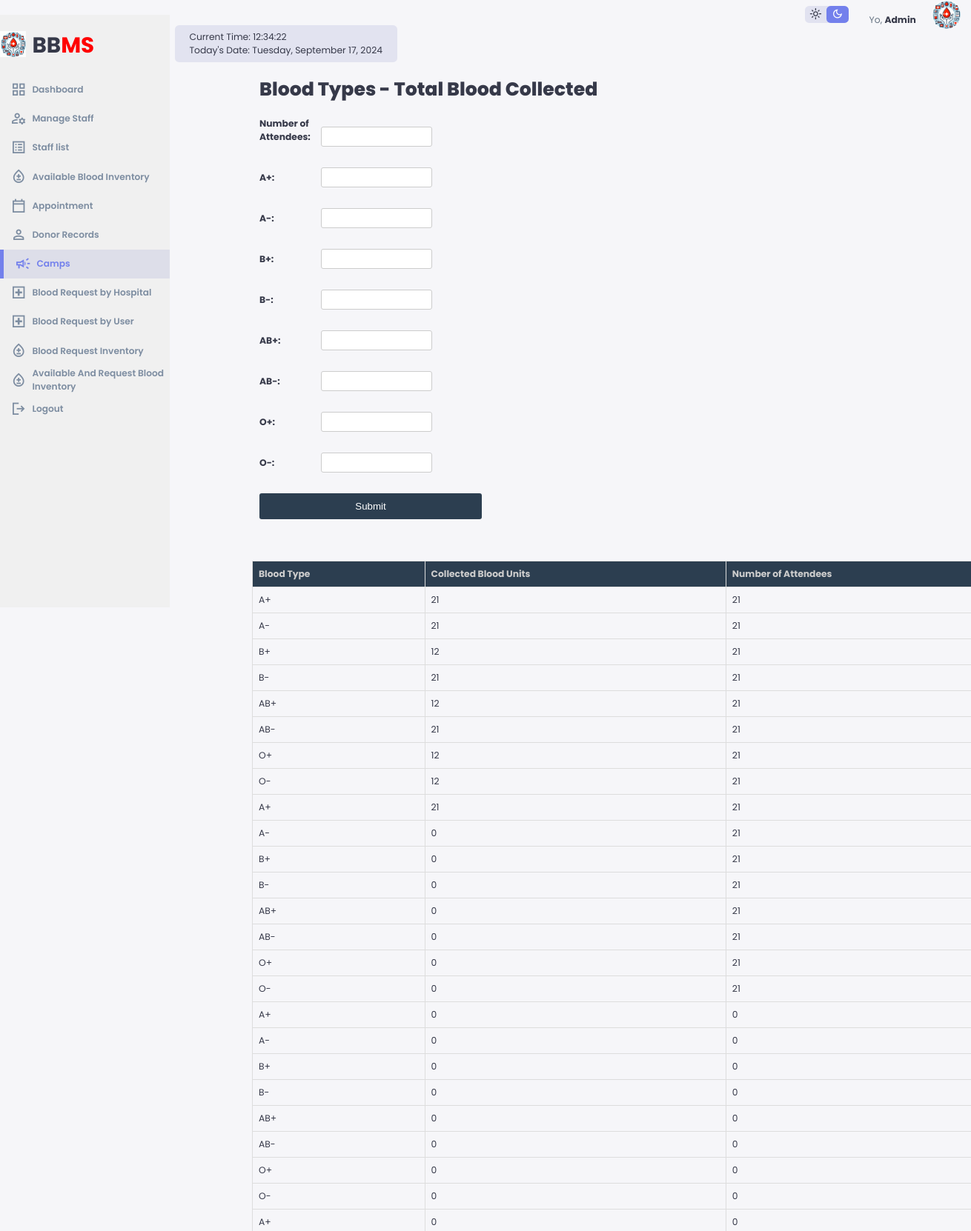
Page /Admin/camp/camp_detail.php (upper part) on the committed database.
### tables this page shows
CREATE TABLE `camp_inventory` (
  `id` int(11) NOT NULL,
  `camp_id` int(11) NOT NULL,
  `camp_name` varchar(255) NOT NULL,
  `blood_type` varchar(5) NOT NULL,
  `available_units` int(11) NOT NULL,
  `attendees` int(11) NOT NULL,
  `created_at` timestamp NOT NULL DEFAULT current_timestamp()
);

### Admin/camp/camp_detail.php (the view, shortened to what this page needs)
<!DOCTYPE html>
<html lang="en">
<head>
    <link rel="stylesheet" href="../style.css">
</head>
<body>
    <div class="container">
        <aside>
            <div class="top">
                <div class="logo">
                    <img src="../logo1.jpg" alt="person">
                    <h2>BB<span class="danger">MS</span></h2>
                </div>
            </div>
            <div class="sidebar">
                <a href="../index.php">
                    <span class="material-symbols-sharp">grid_view</span>
                    <h3>Dashboard</h3>
                </a>
                <a href="../Staff-Approval/staff_approval.php">
                    <span class="material-symbols-sharp">manage_accounts</span>
                    <h3>Manage Staff</h3>
                </a>
                <a href="../Staff-list/staff_list.php">
                    <span class="material-symbols-sharp">list_alt</span>
                    <h3>Staff list</h3>
                </a>
                <a href="../inventory/Blood_Inventory.php">
                    <span class="material-symbols-sharp">bloodtype</span>
                    <h3>Available Blood Inventory</h3>
                </a>
                <a href="../appointment/appointment_list.php">
                    <span class="material-symbols-sharp">calendar_today</span>
                    <h3>Appointment</h3>
                </a>
                <a href="../donor/view_donors.php">
                    <span class="material-symbols-sharp">person</span>
                    <h3>Donor Records</h3>
                </a>
                <a href="../camp/retrieve_camps.php" class="active">
                    <span class="material-symbols-sharp">campaign</span>
                    <h3>Camps</h3>
                </a>
                <a href="../request/Request.html">
                    <span class="material-symbols-sharp">local_hospital</span>
                    <h3>Blood Request by Hospital</h3>
                </a>
                <a href="../receiver/receiver.html">
                    <span class="material-symbols-sharp">local_hospital</span>
                    <h3>Blood Request by User</h3>
                </a>
                <a href="../request_inventory/request_inventory.php">
                    <span class="material-symbols-sharp">bloodtype</span>
                    <h3>Blood Request Inventory</h3>
                </a>
                <a href="../request_inventory/all.php">
                    <span class="material-symbols-sharp">bloodtype</span>
                    <h3>Available And Request Blood Inventory</h3>
                </a>
                <a href="../logout/logout.php" id="logout-btn">
                    <span class="material-symbols-sharp">logout</span>
                    <h3>Logout</h3>
                </a>
            </div>
        </aside>
        <main>
            <div class="date">
                <div class="current-time" id="current-time"></div>
                <div class="current-date" id="current-date"></div>
            </div>
        </main>
    </div>
    <br>
    <header>
        <h1>Blood Types - Total Blood Collected</h1>
    </header>
    <br>
    <form method="post" class="form">
        <label for="attendees">Number of Attendees:</label>
        <input type="number" id="attendees" name="attendees" min="0"><br><br>
        <label for="blood_type_Aplus">A+:</label>
        <input type="number" id="blood_type_Aplus" name="blood_type_Aplus" min="0"><br><br>
        <label for="blood_type_Aminus">A-:</label>
        <input type="number" id="blood_type_Aminus" name="blood_type_Aminus" min="0"><br><br>
        <label for="blood_type_Bplus">B+:</label>
        <input type="number" id="blood_type_Bplus" name="blood_type_Bplus" min="0"><br><br>
        <label for="blood_type_Bminus">B-:</label>
        <input type="number" id="blood_type_Bminus" name="blood_type_Bminus" min="0"><br><br>
        <label for="blood_type_ABplus">AB+:</label>
        <input type="number" id="blood_type_ABplus" name="blood_type_ABplus" min="0"><br><br>
        <label for="blood_type_ABminus">AB-:</label>
        <input type="number" id="blood_type_ABminus" name="blood_type_ABminus" min="0"><br><br>
        <label for="blood_type_Oplus">O+:</label>
        <input type="number" id="blood_type_Oplus" name="blood_type_Oplus" min="0"><br><br>
        <label for="blood_type_Ominus">O-:</label>
        <input type="number" id="blood_type_Ominus" name="blood_type_Ominus" min="0"><br><br>
        <input type="submit" value="Submit">
    </form>
    <br>
    <br>
  <table>
    <tr>
        <th>Blood Type</th>
        <th>Collected Blood Units</th>
        <th>Number of Attendees</th>
    </tr>
    <?php
    $servername = "localhost";
    $username = "root";
    $password = "";
    $database = "Blood_Bank_Management_System";
    $conn = new mysqli($servername, $username, $password, $database);
    $sql = "SELECT * FROM camp_inventory";
    $result = $conn->query($sql);
    if ($result->num_rows > 0) {
        while ($row = $result->fetch_assoc()) {
            echo "<tr><td>" . $row["blood_type"] . "</td><td>" . $row["available_units"] . "</td><td>" . $row["attendees"] . "</td></tr>";
        }
    } else {
        echo "<tr><td colspan='3'>0 results</td></tr>";
    }
    ?>
</table>
    <div class="right">
        <div class="top">
            <div class="theme-toggler">
                <span class="material-symbols-sharp active">light_mode</span>
                <span class="material-symbols-sharp">dark_mode</span>
            </div>
            <div class="profile">
                <div class="info">
                    <br>
                    <p>Yo, <b>Admin</b></p>
                </div>
                <div class="profile-photo">
                    <img src="../logo1.jpg" alt="Profile">
                </div>
            </div>
        </div>
    </div>
</body>
</html>

### Admin/style.css (style rules this page uses)
:root { --color-primary: #7380ec; --color-danger: #ff0000; --color-success: #41f1b6; --color-warning: #ffbb55; --color-white: #fff; --color-info-dark: #7d8da1; --color-info-light: #dce1eb; --color-dark: #363949; --color-light: rgba(132, 139, 200, 0.18); --color-primary-variant: #111e88; --color-dark-variant: #677483; --color-background: #f6f6f9; --color-background1: #7e7e7e; --color-info: #f0f0f0; --card-border-radius: 2rem; --border-radius-1: 0.4rem; --border-radius-2: 0.8rem; --border-radius-3: 1.2rem; --card-padding: 1.8rem; --padding-1: 1.2; --box-shadow: 0 2rem 3rem var(--color-light); }
* { margin: 0; padding: 0; outline: 0; appearance: none; border: 0; text-decoration: none; list-style: none; box-sizing: border-box; }
html { font-size: 14px; }
body { width: 100vw; height: 100vh; font-family: poppins, sans-serif; font-size: 0.88rem; background: var(--color-background); user-select: none; overflow-x: hidden; color: var(--color-dark); }
a { color: var(--color-dark); }
img { display: block; width: 100%; }
h1 { font-weight: 800; font-size: 1.8rem; }
h2 { font-size: 1.4rem; }
h3 { font-size: 0.87rem; }
.profile-photo { width: 2.8rem; height: 2.8rem; border-radius: 50%; overflow: hidden; }
p { color: var(--color-dark-variant); }
b { color: var(--color-dark); }
.danger { color: var(--color-danger); }
aside { height: 100vh; width: 17.5vw; background: var(--color-info); position: fixed; }
aside .top { display: flex; align-items: center; justify-content: space-between; margin-top: 1.4rem; }
aside .logo { display: flex; gap: 0.6rem; }
aside h2 { font-size: 2.1rem; }
aside .logo img { margin-top: 0.2rem; width: 2.5rem; height: 2.5rem; }
aside .sidebar { display: flex; flex-direction: column; height: 86vh; position: relative; top: 1.3rem; }
aside h3 { font-weight: 600; }
aside .sidebar a { display: flex; color: var(--color-info-dark); margin-left: 1rem; gap: 0.5rem; align-items: center; position: relative; height: 2.8rem; transition: all 300ms ease; }
aside .sidebar a span { font-size: 1.6rem; transition: all 300ms ease; }
aside .sidebar a.active { background: var(--color-light); color: var(--color-primary); margin-left: 0; }
aside .sidebar a.active:before { content: ""; width: 5px; height: 100%; background: var(--color-primary); }
aside .sidebar a.active span { color: var(--color-primary); margin-left: calc(1rem - 6px); }
main { margin: 1.4rem 20vw 0 18vw; width: 59vw; }
main .date { display: inline-block; background: var(--color-light); border-radius: var(--border-radius-1); margin-top: 1rem; padding: 0.5rem 1.4rem; }
.right { position: fixed; top: 0; right: 0; width: 21vw; height: 100vh; }
.right .top { display: flex; justify-content: flex-end; align-items: center; gap: 2rem; padding-right: 1rem; }
.right .theme-toggler { background: var(--color-light); display: flex; justify-content: space-between; align-items: center; height: 1.6rem; width: 4.2rem; cursor: pointer; border-radius: var(--border-radius-1); }
.right .theme-toggler span { font-size: 1.2rem; width: 50%; height: 100%; display: flex; align-items: center; justify-content: center; }
.right .theme-toggler span.active { background: var(--color-primary); color: white; border-radius: var(--border-radius-1); }
.right .top .profile { display: flex; gap: 1.5rem; text-align: right; }

### Admin/camp/camp_detail.php (style rules this page uses)
.form { width: 300px; margin-left: 350px; }
header { margin-left: 350px; }
.form label { display: inline-block; width: 80px; font-weight: bold; }
.form input[type="number"] { width: 150px; padding: 5px; border: 1px solid #ccc; border-radius: 3px; margin-bottom: 10px; }
.form input[type="submit"] { width: 100%; padding: 10px; background-color: #2c3e50; color: white; border: none; border-radius: 3px; cursor: pointer; }
table { width: 80%; border-collapse: collapse; margin: 20px 0; margin-left: 340px; }
table, th, td { border: 1px solid #ddd; padding: 8px; text-align: left; }
th { background-color: #2c3e50; color: #ccc; }

### rows in the picture
camp_inventory: blood_type "A+", available_units "21", attendees "21"
camp_inventory: blood_type "A-", available_units "21", attendees "21"
camp_inventory: blood_type "B+", available_units "12", attendees "21"
camp_inventory: blood_type "B-", available_units "21", attendees "21"
camp_inventory: blood_type "AB+", available_units "12", attendees "21"
camp_inventory: blood_type "AB-", available_units "21", attendees "21"
camp_inventory: blood_type "O+", available_units "12", attendees "21"
camp_inventory: blood_type "O-", available_units "12", attendees "21"
camp_inventory: blood_type "A+", available_units "21", attendees "21"
camp_inventory: blood_type "A-", available_units "0", attendees "21"
camp_inventory: blood_type "B+", available_units "0", attendees "21"
camp_inventory: blood_type "B-", available_units "0", attendees "21"
camp_inventory: blood_type "AB+", available_units "0", attendees "21"
camp_inventory: blood_type "AB-", available_units "0", attendees "21"
camp_inventory: blood_type "O+", available_units "0", attendees "21"
camp_inventory: blood_type "O-", available_units "0", attendees "21"
camp_inventory: blood_type "A+", available_units "0", attendees "0"
camp_inventory: blood_type "A-", available_units "0", attendees "0"
camp_inventory: blood_type "B+", available_units "0", attendees "0"
camp_inventory: blood_type "B-", available_units "0", attendees "0"
camp_inventory: blood_type "AB+", available_units "0", attendees "0"
camp_inventory: blood_type "AB-", available_units "0", attendees "0"
camp_inventory: blood_type "O+", available_units "0", attendees "0"
camp_inventory: blood_type "O-", available_units "0", attendees "0"
camp_inventory: blood_type "A+", available_units "0", attendees "0"
